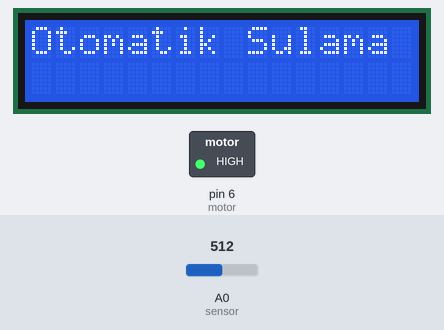
This sketch was run on a simulated Arduino Uno, built with avr-gcc and run on an emulated ATmega328P. Shown: 16×2 character LCD, switched loads named in the sketch (green lamp = pin HIGH). The test bench sets the inputs (shaded band); at power-on: A0 (sensor) = 512. What the sketch prints to the serial monitor is not drawn.

Above: at 1.4 s.
At 8.2 s:
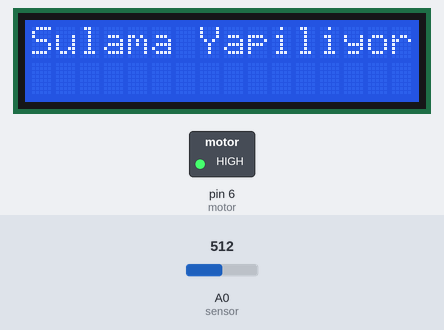
8.3 s: A0 (sensor) set to 440
At 16.3 s:
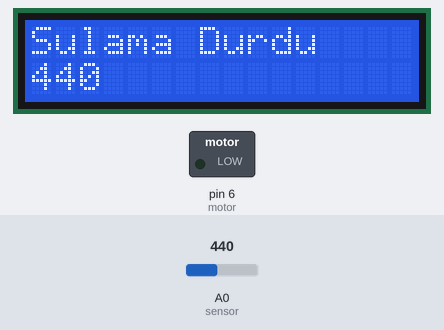
16.7 s: A0 (sensor) set to 468
At 17.9 s:
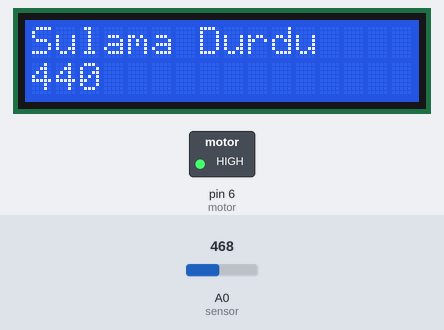
24.2 s: A0 (sensor) set to 306
At 25.8 s:
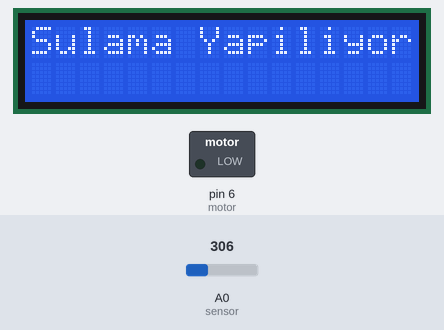
Timing chart, 0 to 27.3 s (numbered marks = the images above; inputs shaded):
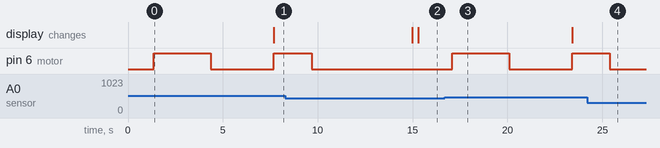

The sketch:

Arduino_Toprak_Sensoru_Motor_Sulama_Proje_Kodlari.ino
```cpp
#include<Wire.h>
#include<LiquidCrystal.h>

LiquidCrystal lcd(12, 11, 5, 4, 3, 2);

float sensor = A0;
int motor = 6 ;

int veri;

void setup() {
  pinMode(sensor,INPUT);
  pinMode(motor,OUTPUT);
  Serial.begin(9600);
  lcd.begin(16,2);
  lcd.print("Otomatik Sulama");
  delay(1000);
}

void loop() {
  veri=analogRead(sensor);
  Serial.println(veri);
delay(300);
if(veri>450)
{
  digitalWrite(motor,HIGH);
  delay(3000);
  digitalWrite(motor,LOW);
  delay(3000);
  veri=analogRead(sensor);
 Serial.println(":  iToprakdeal nem seviyesinin ustundedir, sulama sistemi devre-de..");
 delay(300);
 lcd.clear();
  lcd.setCursor(0,0);
  lcd.print("Sulama Yapiliyor");
  if(veri>450){
    digitalWrite(motor,HIGH);
    delay(2000);
    digitalWrite(motor,LOW);
    delay(5000);
    }
    else {
      digitalWrite(motor,LOW);
      }
      Serial.println(": Toprak ideal nem seviyesinin altindadir, sulama sistemi devre disi..");
      delay(300);
  lcd.clear();
  lcd.setCursor(0,0);
  lcd.print("Sulama Durdu");
  }
  else
  {
    digitalWrite(motor,LOW);
    }

    lcd.setCursor(0,1);
  lcd.print(veri);
}
```

Measured:
- the behaviour switches between 450 and 451 on A0 (sensor) (found by bisection; images 2 and 3)
- after the input at 8.3 s, pin 6 (motor): goes on until 9.7 s, then stays LOW; the display: first differs from a run without the input after 7.0 s (image 2)
- after the input at 16.7 s, pin 6 (motor): LOW → HIGH after 0.39 s, → LOW 3.0 s later, → HIGH 3.3 s later
- after the input at 24.2 s, pin 6 (motor): goes on until 25.4 s, then stays LOW
